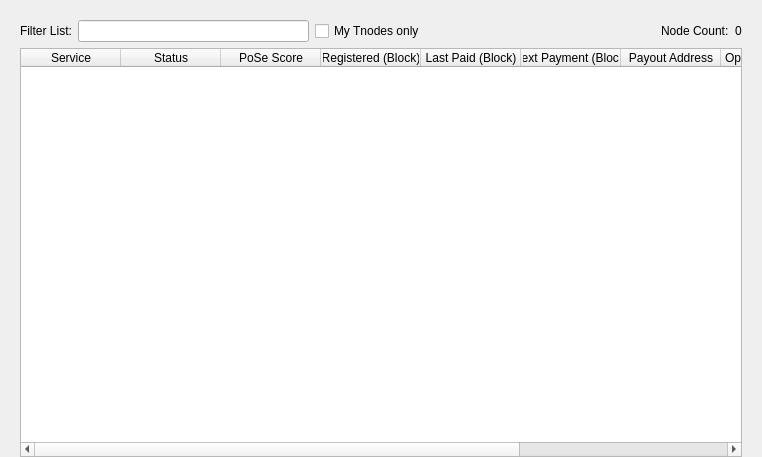
<?xml version="1.0" encoding="UTF-8"?>
<ui version="4.0">
 <class>MasternodeList</class>
 <widget class="QWidget" name="MasternodeList">
  <property name="geometry">
   <rect>
    <x>0</x>
    <y>0</y>
    <width>762</width>
    <height>457</height>
   </rect>
  </property>
  <property name="windowTitle">
   <string>Form</string>
  </property>
  <layout class="QVBoxLayout" name="topLayout">
   <property name="leftMargin">
    <number>20</number>
   </property>
   <property name="topMargin">
    <number>0</number>
   </property>
   <property name="rightMargin">
    <number>20</number>
   </property>
   <property name="bottomMargin">
    <number>0</number>
   </property>
   <item>
    <layout class="QVBoxLayout" name="verticalLayout">
     <property name="bottomMargin">
      <number>0</number>
     </property>
     <item>
      <spacer name="horizontalSpacer0">
       <property name="orientation">
        <enum>Qt::Horizontal</enum>
       </property>
       <property name="sizeHint" stdset="0">
        <size>
         <width>40</width>
         <height>20</height>
        </size>
       </property>
      </spacer>
     </item>
     <item>
      <layout class="QGridLayout" name="gridLayout_3">
       <item row="0" column="0">
        <layout class="QHBoxLayout" name="horizontalLayout_4">
         <property name="bottomMargin">
          <number>0</number>
         </property>
         <item>
          <widget class="QLabel" name="label_filter_2">
           <property name="text">
            <string>Filter List:</string>
           </property>
          </widget>
         </item>
         <item>
          <widget class="QLineEdit" name="filterLineEditDIP3">
           <property name="toolTip">
            <string>Filter znode list</string>
           </property>
          </widget>
         </item>
         <item>
          <widget class="QCheckBox" name="checkBoxMyMasternodesOnly">
           <property name="toolTip">
            <string>Show only znodes this wallet has keys for.</string>
           </property>
           <property name="text">
            <string>My Tnodes only</string>
           </property>
          </widget>
         </item>
         <item>
          <spacer name="horizontalSpacer_4">
           <property name="orientation">
            <enum>Qt::Horizontal</enum>
           </property>
           <property name="sizeHint" stdset="0">
            <size>
             <width>10</width>
             <height>20</height>
            </size>
           </property>
          </spacer>
         </item>
         <item>
          <widget class="QLabel" name="label_count_2">
           <property name="text">
            <string>Node Count:</string>
           </property>
          </widget>
         </item>
         <item>
          <widget class="QLabel" name="countLabelDIP3">
           <property name="text">
            <string>0</string>
           </property>
          </widget>
         </item>
        </layout>
       </item>
       <item row="1" column="0">
        <widget class="QTableWidget" name="tableWidgetMasternodesDIP3">
         <property name="editTriggers">
          <set>QAbstractItemView::NoEditTriggers</set>
         </property>
         <property name="alternatingRowColors">
          <bool>true</bool>
         </property>
         <property name="selectionMode">
          <enum>QAbstractItemView::SingleSelection</enum>
         </property>
         <property name="selectionBehavior">
          <enum>QAbstractItemView::SelectRows</enum>
         </property>
         <property name="sortingEnabled">
          <bool>true</bool>
         </property>
         <attribute name="horizontalHeaderStretchLastSection">
          <bool>true</bool>
         </attribute>
         <column>
          <property name="text">
           <string>Service</string>
          </property>
         </column>
         <column>
          <property name="text">
           <string>Status</string>
          </property>
         </column>
         <column>
          <property name="text">
           <string>PoSe Score</string>
          </property>
         </column>
         <column>
          <property name="text">
           <string>Registered (Block)</string>
          </property>
         </column>
         <column>
          <property name="text">
           <string>Last Paid (Block)</string>
          </property>
         </column>
         <column>
          <property name="text">
           <string>Next Payment (Block)</string>
          </property>
         </column>
         <column>
          <property name="text">
           <string>Payout Address</string>
          </property>
         </column>
         <column>
          <property name="text">
           <string>Operator Reward</string>
          </property>
         </column>
         <column>
          <property name="text">
           <string>Collateral Address</string>
          </property>
         </column>
         <column>
          <property name="text">
           <string>Owner Address</string>
          </property>
         </column>
        </widget>
       </item>
      </layout>
     </item>
    </layout>
   </item>
  </layout>
 </widget>
 <resources/>
 <connections/>
</ui>
